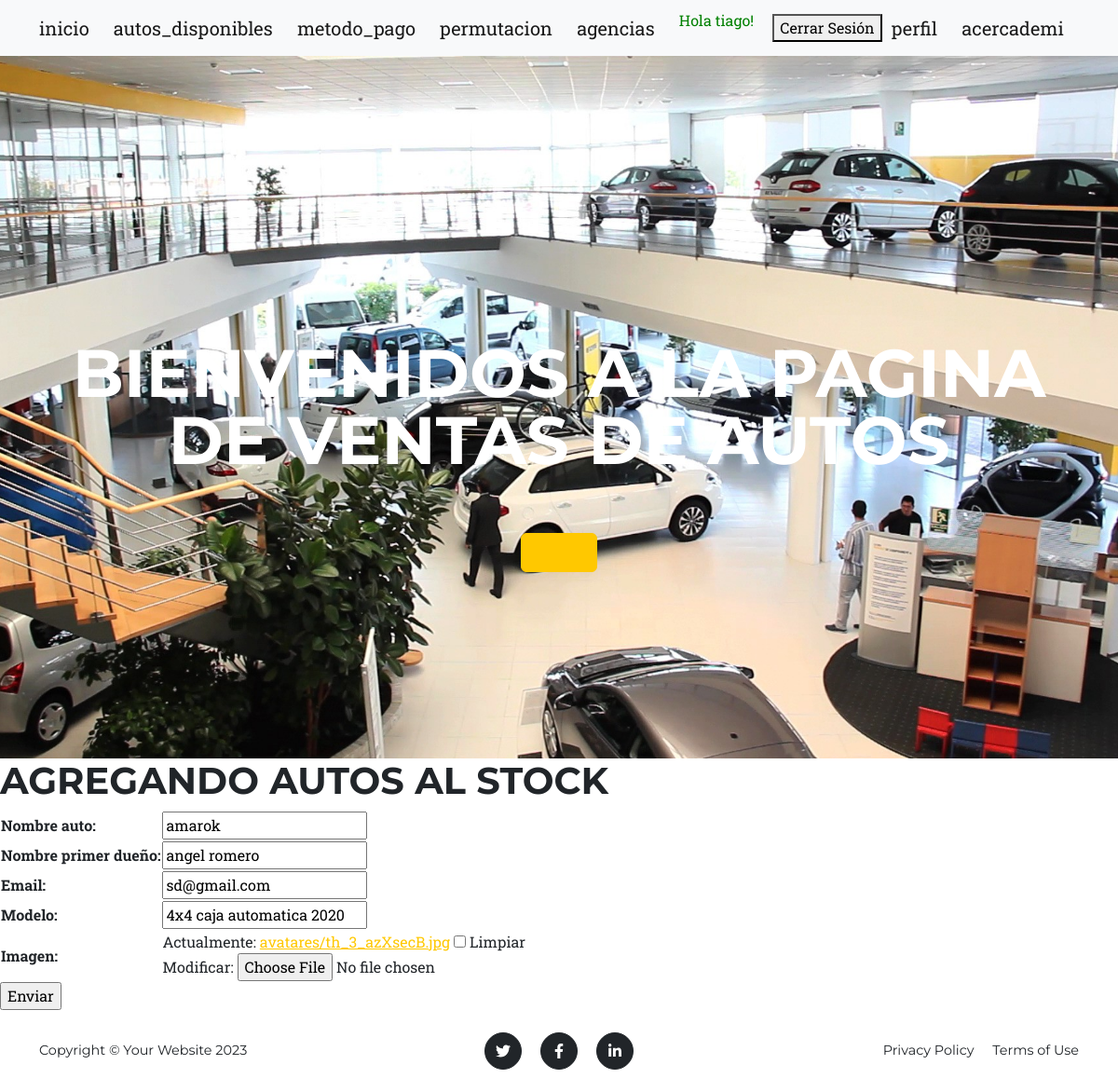
The page /aplicacion/autos_disponiblesUpdate/24/ (signed in) on the database its author committed.
### aplicacion/models.py (models this page shows)
class autos_disponibles(models.Model):
    nombre_auto=models.CharField(max_length=50)
    nombre_primer_dueño=models.CharField(max_length=50,null=False)
    email=models.EmailField()
    modelo=models.CharField(max_length=50)
    imagen=models.ImageField(upload_to="avatares",blank=True,null=True)

### aplicacion/views.py (the view)
# urls.py: path('autos_disponiblesUpdate/<int:pk>/',autos_disponiblesUpdate.as_view(),name="autos_disponiblesUpdate"),
class autos_disponiblesUpdate(LoginRequiredMixin,UpdateView):
      model=autos_disponibles
      fields=["nombre_auto","nombre_primer_dueño","email","modelo","imagen"]
      success_url=reverse_lazy("autos_disponibles")

### aplicacion/templates/aplicacion/autos_disponibles_form.html (shortened to what this page needs)
{% extends 'aplicacion/home.html' %}
{% block contenido %}
<h1>AGREGANDO AUTOS AL STOCK</h1>
<form action="" method="post" enctype="multipart/form-data">
    <table>
        {{ form.as_table }}
    </table>
    <input type="submit" value="Enviar">
</form>
{% endblock contenido %}

### aplicacion/templates/aplicacion/home.html (shortened to what this page needs)
<!DOCTYPE html>
<html lang="en">
    <head>
        {% load static %}
        <link href="{% static 'css/styles.css'%}" rel="stylesheet" />
    </head>
    <body id="page-top">
       <nav class="navbar navbar-light bg-light static-top">
        <div class="container">
            <a class="navbar-brand" href="{%url   'home'  %}">inicio</a>
            <!DOCTYPE html>
<html lang="es">
<head>
</head>
<body>
            {% if user.is_authenticated %}
                 <a class="navbar-brand" href="{%url 'autos_disponibles' %}">autos_disponibles</a>
                 <a class="navbar-brand" href="{%url 'metodo_pago' %}">metodo_pago</a>
                 <a class="navbar-brand" href="{%url 'permutacion' %}">permutacion</a>
                 <a class="navbar-brand" href="{%url 'Agencias' %}">agencias</a>
                 <p style="color:green">Hola {{user.username}}!</p>
                 <form action="{% url 'logout' %}" method="post">
                    <button type="submit">Cerrar Sesión</button>
                </form>
                 <a class="navbar-brand" href="{%url 'editar_perfil' %}">perfil</a>
                 <a class="navbar-brand" href="{%url 'acercademi' %}">acercademi</a>
            {% else %}
                <a class="btn btn-primary" href="{% url 'login' %}"> login</a>
                <a class="btn btn-success" href="{% url 'registro' %}"> registro</a>
            {% endif %}
        </div>
       </nav>
        <header class="masthead">
            <div class="container">
                <div class="masthead-heading text-uppercase">BIENVENIDOS A LA PAGINA DE VENTAS DE AUTOS</div>
                <a class="btn btn-primary btn-xl text-uppercase" href="#services"></a>
            </div>
        </header>
        {% block contenido %}
        {% endblock contenido %}
        <footer class="footer py-4">
            <div class="container">
                <div class="row align-items-center">
                    <div class="col-lg-4 text-lg-start">Copyright &copy; Your Website 2023</div>
                    <div class="col-lg-4 my-3 my-lg-0">
                        <a class="btn btn-dark btn-social mx-2" href="#!" aria-label="Twitter"><i class="fab fa-twitter"></i></a>
                        <a class="btn btn-dark btn-social mx-2" href="#!" aria-label="Facebook"><i class="fab fa-facebook-f"></i></a>
                        <a class="btn btn-dark btn-social mx-2" href="#!" aria-label="LinkedIn"><i class="fab fa-linkedin-in"></i></a>
                    </div>
                    <div class="col-lg-4 text-lg-end">
                        <a class="link-dark text-decoration-none me-3" href="#!">Privacy Policy</a>
                        <a class="link-dark text-decoration-none" href="#!">Terms of Use</a>
                    </div>
                </div>
            </div>
        </footer>
    </body>
</html>

### rows shown on the page
autos_disponibles: nombre_auto "amarok", nombre_primer_dueño "angel romero", email "sd@gmail.com", modelo "4x4 caja automatica 2020"

### other values the page prints
{{ user.username }} "tiago"
